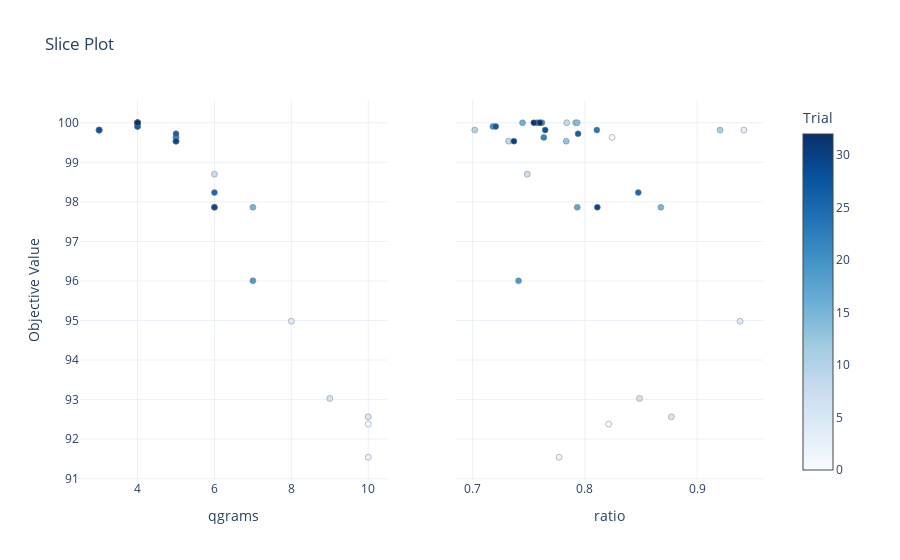

This figure's notebook cell:
### Code cell
fig = plot_slice(study,  params=["qgrams", "ratio"])
fig.show()

### Figure 1 — Plotly figure (JSON) as saved in the notebook; plotly's stock layout.template omitted (floating-point values rounded to 4 significant figures)
{"data": [{"marker": {"color": [0, 1, 2, 3, 4, 5, 6, 7, 8, 9, 10, 11, 12, 13, 14, 15, 16, 17, 18, 19, 20, 21, 22, 23, 24, 25, 26, 27, 28, 29, 30, 31, 32], "colorbar": {"title": {"text": "Trial"}, "x": 1, "xpad": 40, "y": 0.5}, "colorscale": [[0, "rgb(247,251,255)"], [0.125, "rgb(222,235,247)"], [0.25, "rgb(198,219,239)"], [0.375, "rgb(158,202,225)"], [0.5, "rgb(107,174,214)"], [0.625, "rgb(66,146,198)"], [0.75, "rgb(33,113,181)"], [0.875, "rgb(8,81,156)"], [1, "rgb(8,48,107)"]], "line": {"color": "Grey", "width": 0.5}, "showscale": true}, "mode": "markers", "showlegend": false, "type": "scatter", "x": [10, 5, 10, 3, 8, 10, 9, 6, 4, 5, 3, 3, 4, 5, 4, 7, 4, 6, 4, 7, 4, 4, 5, 3, 4, 6, 5, 4, 3, 6, 5, 4, 4], "xaxis": "x", "y": [92.38, 99.63, 91.54, 99.81, 94.98, 92.57, 93.03, 98.7, 100, 99.54, 99.81, 99.81, 100, 99.54, 100, 97.86, 100, 97.86, 100, 96.0, 99.91, 100, 99.63, 99.81, 100, 98.23, 99.72, 99.91, 99.81, 97.86, 99.54, 100, 100], "yaxis": "y"}, {"marker": {"color": [0, 1, 2, 3, 4, 5, 6, 7, 8, 9, 10, 11, 12, 13, 14, 15, 16, 17, 18, 19, 20, 21, 22, 23, 24, 25, 26, 27, 28, 29, 30, 31, 32], "colorbar": {"title": {"text": "Trial"}, "x": 1, "xpad": 40}, "colorscale": [[0, "rgb(247,251,255)"], [0.125, "rgb(222,235,247)"], [0.25, "rgb(198,219,239)"], [0.375, "rgb(158,202,225)"], [0.5, "rgb(107,174,214)"], [0.625, "rgb(66,146,198)"], [0.75, "rgb(33,113,181)"], [0.875, "rgb(8,81,156)"], [1, "rgb(8,48,107)"]], "line": {"color": "Grey", "width": 0.5}, "showscale": false}, "mode": "markers", "showlegend": false, "type": "scatter", "x": [0.8213, 0.8243, 0.7771, 0.9417, 0.9383, 0.8771, 0.8487, 0.7487, 0.7839, 0.732, 0.7019, 0.9205, 0.7918, 0.7834, 0.7931, 0.8677, 0.7445, 0.7932, 0.76, 0.7409, 0.718, 0.7617, 0.7634, 0.8107, 0.7572, 0.8476, 0.7939, 0.7206, 0.7647, 0.8111, 0.7368, 0.7545, 0.76], "xaxis": "x2", "y": [92.38, 99.63, 91.54, 99.81, 94.98, 92.57, 93.03, 98.7, 100, 99.54, 99.81, 99.81, 100, 99.54, 100, 97.86, 100, 97.86, 100, 96.0, 99.91, 100, 99.63, 99.81, 100, 98.23, 99.72, 99.91, 99.81, 97.86, 99.54, 100, 100], "yaxis": "y2"}], "layout": {"autosize": true, "title": {"text": "Slice Plot"}, "xaxis": {"anchor": "y", "autorange": true, "domain": [0, 0.45], "range": [2.538, 10.46], "title": {"text": "qgrams"}, "type": "linear"}, "xaxis2": {"anchor": "y2", "autorange": true, "domain": [0.55, 1], "range": [0.6861, 0.9575], "title": {"text": "ratio"}, "type": "linear"}, "yaxis": {"anchor": "x", "autorange": true, "domain": [0, 1], "range": [90.84, 100.7], "title": {"text": "Objective Value"}, "type": "linear"}, "yaxis2": {"anchor": "x2", "autorange": true, "domain": [0, 1], "matches": "y", "range": [90.84, 100.7], "showticklabels": false, "type": "linear"}}}
